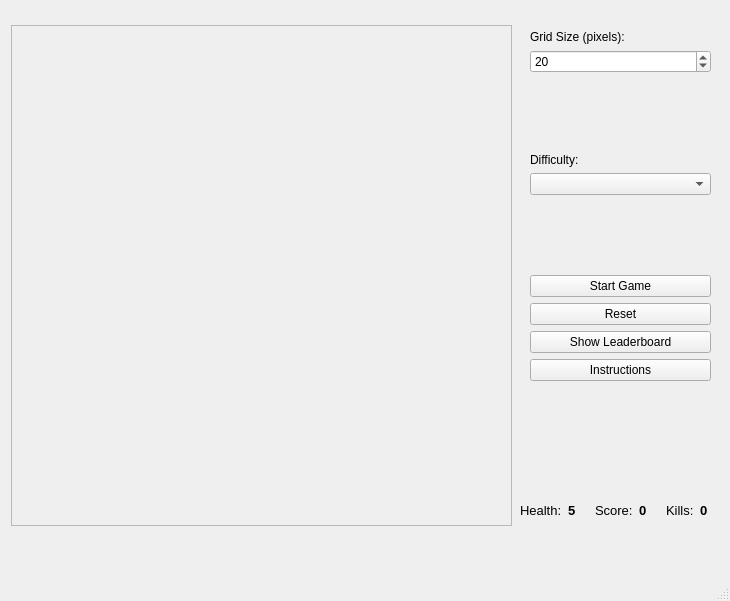
<?xml version="1.0" encoding="UTF-8"?>
<ui version="4.0">
 <class>MainWindow</class>
 <widget class="QMainWindow" name="MainWindow">
  <property name="geometry">
   <rect>
    <x>0</x>
    <y>0</y>
    <width>730</width>
    <height>601</height>
   </rect>
  </property>
  <property name="windowTitle">
   <string>SPACEWAR!</string>
  </property>
  <widget class="QWidget" name="centralwidget">
   <widget class="QLabel" name="frame">
    <property name="geometry">
     <rect>
      <x>11</x>
      <y>25</y>
      <width>501</width>
      <height>501</height>
     </rect>
    </property>
    <property name="minimumSize">
     <size>
      <width>501</width>
      <height>501</height>
     </size>
    </property>
    <property name="maximumSize">
     <size>
      <width>501</width>
      <height>501</height>
     </size>
    </property>
    <property name="frameShape">
     <enum>QFrame::Shape::StyledPanel</enum>
    </property>
    <property name="frameShadow">
     <enum>QFrame::Shadow::Raised</enum>
    </property>
    <property name="text">
     <string/>
    </property>
    <property name="alignment">
     <set>Qt::AlignLeading|Qt::AlignLeft|Qt::AlignTop</set>
    </property>
   </widget>
   <widget class="QWidget" name="layoutWidget">
    <property name="geometry">
     <rect>
      <x>530</x>
      <y>30</y>
      <width>181</width>
      <height>351</height>
     </rect>
    </property>
    <layout class="QVBoxLayout" name="verticalLayout">
     <item>
      <widget class="QLabel" name="label_grid">
       <property name="text">
        <string>Grid Size (pixels):</string>
       </property>
      </widget>
     </item>
     <item>
      <widget class="QSpinBox" name="spinBox_gridSize">
       <property name="minimum">
        <number>10</number>
       </property>
       <property name="maximum">
        <number>30</number>
       </property>
       <property name="singleStep">
        <number>5</number>
       </property>
       <property name="value">
        <number>20</number>
       </property>
      </widget>
     </item>
     <item>
      <spacer name="verticalSpacer_2">
       <property name="orientation">
        <enum>Qt::Orientation::Vertical</enum>
       </property>
       <property name="sizeHint" stdset="0">
        <size>
         <width>20</width>
         <height>18</height>
        </size>
       </property>
      </spacer>
     </item>
     <item>
      <widget class="QLabel" name="label">
       <property name="text">
        <string>Difficulty:</string>
       </property>
      </widget>
     </item>
     <item>
      <widget class="QComboBox" name="difficulty_comboBox"/>
     </item>
     <item>
      <spacer name="verticalSpacer">
       <property name="orientation">
        <enum>Qt::Orientation::Vertical</enum>
       </property>
       <property name="sizeHint" stdset="0">
        <size>
         <width>20</width>
         <height>40</height>
        </size>
       </property>
      </spacer>
     </item>
     <item>
      <widget class="QPushButton" name="startGame_button">
       <property name="text">
        <string>Start Game</string>
       </property>
      </widget>
     </item>
     <item>
      <widget class="QPushButton" name="reset_button">
       <property name="text">
        <string>Reset</string>
       </property>
      </widget>
     </item>
     <item>
      <widget class="QPushButton" name="leaderboard_button">
       <property name="text">
        <string>Show Leaderboard</string>
       </property>
      </widget>
     </item>
     <item>
      <widget class="QPushButton" name="instructions_button">
       <property name="text">
        <string>Instructions</string>
       </property>
      </widget>
     </item>
    </layout>
   </widget>
   <widget class="QWidget" name="horizontalLayoutWidget">
    <property name="geometry">
     <rect>
      <x>520</x>
      <y>490</y>
      <width>201</width>
      <height>41</height>
     </rect>
    </property>
    <layout class="QHBoxLayout" name="horizontalLayout">
     <item>
      <widget class="QLabel" name="health_label_text">
       <property name="font">
        <font>
         <pointsize>10</pointsize>
        </font>
       </property>
       <property name="text">
        <string>Health:</string>
       </property>
      </widget>
     </item>
     <item>
      <widget class="QLabel" name="health_label_value">
       <property name="font">
        <font>
         <pointsize>10</pointsize>
         <bold>true</bold>
        </font>
       </property>
       <property name="text">
        <string>5</string>
       </property>
      </widget>
     </item>
     <item>
      <widget class="QLabel" name="score_label_text">
       <property name="font">
        <font>
         <pointsize>10</pointsize>
        </font>
       </property>
       <property name="text">
        <string>Score:</string>
       </property>
      </widget>
     </item>
     <item>
      <widget class="QLabel" name="score_label_value">
       <property name="font">
        <font>
         <pointsize>10</pointsize>
         <bold>true</bold>
        </font>
       </property>
       <property name="text">
        <string>0</string>
       </property>
      </widget>
     </item>
     <item>
      <widget class="QLabel" name="kill_label_text">
       <property name="font">
        <font>
         <pointsize>10</pointsize>
        </font>
       </property>
       <property name="text">
        <string>Kills:</string>
       </property>
      </widget>
     </item>
     <item>
      <widget class="QLabel" name="kill_label_value">
       <property name="font">
        <font>
         <pointsize>10</pointsize>
         <bold>true</bold>
        </font>
       </property>
       <property name="text">
        <string>0</string>
       </property>
      </widget>
     </item>
    </layout>
   </widget>
  </widget>
  <widget class="QMenuBar" name="menubar">
   <property name="geometry">
    <rect>
     <x>0</x>
     <y>0</y>
     <width>730</width>
     <height>25</height>
    </rect>
   </property>
  </widget>
  <widget class="QStatusBar" name="statusbar"/>
 </widget>
 <resources/>
 <connections/>
</ui>
